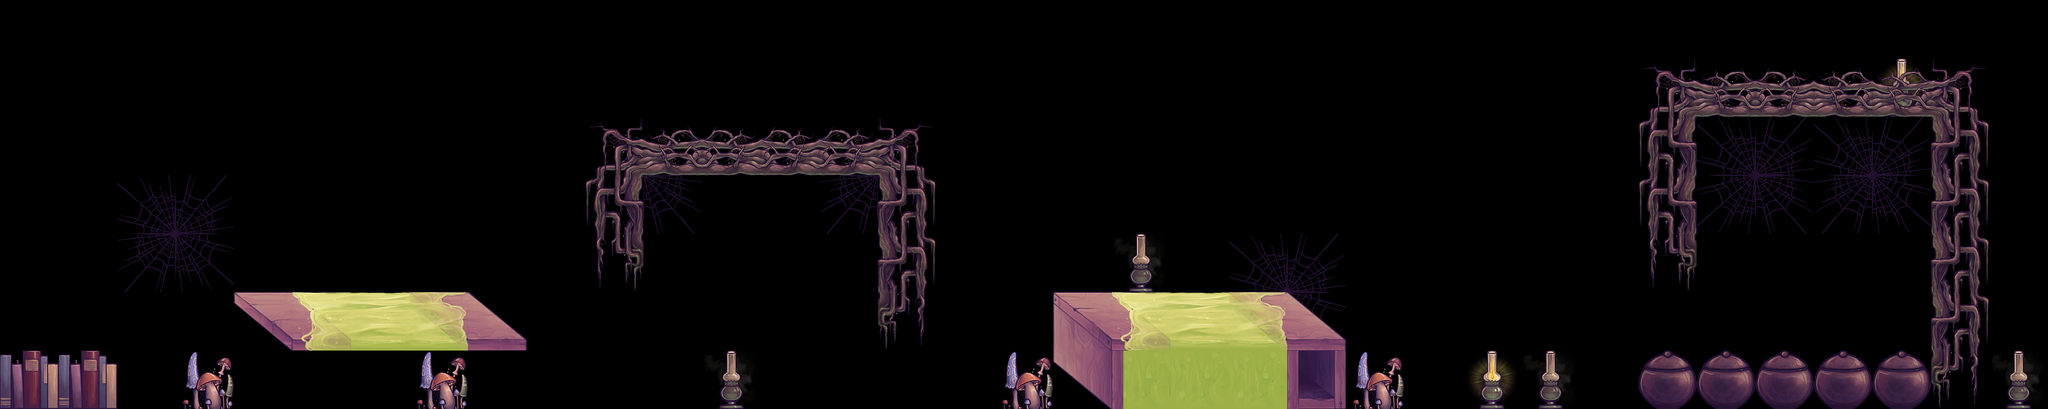

This game map was drawn from its Tiled (.tmx) file and the tilesets committed beside it. A one-line description and the trimmed map source follow:
An orthogonal 35x7 tile map with 95x95 px tiles, 5 tile layers (background, background 2, platforms, foreground, ...), 2 hidden layers not drawn, 4 tilesets.

<map version="1.0" orientation="orthogonal" renderorder="right-down" width="35" height="7" tilewidth="95" tileheight="95">
 <tileset firstgid="1" name="potions" tilewidth="95" tileheight="95">
  <image source="potions.png" width="380" height="95" />
  <tile id="0">
   <properties>
    <property name="color" value="orange" />
    <property name="type" value="potion" />
   </properties>
  </tile>
  <tile id="1">
   <properties>
    <property name="color" value="green" />
    <property name="type" value="potion" />
   </properties>
  </tile>
  <tile id="2">
   <properties>
    <property name="color" value="blue" />
    <property name="type" value="potion" />
   </properties>
  </tile>
  <tile id="3">
   <properties>
    <property name="color" value="pink" />
    <property name="type" value="potion" />
   </properties>
  </tile>
 </tileset>
 <tileset firstgid="5" name="tiles2" tilewidth="95" tileheight="95">
  <image source="tiles2.png" width="475" height="665" />
  <tile id="30">
   <properties>
    <property name="emitter" value="poison-circles.p" />
    <property name="obstacle" value="deadly" />
   </properties>
  </tile>
  <tile id="31">
   <properties>
    <property name="emitter" value="poison-circles.p" />
    <property name="obstacle" value="deadly" />
   </properties>
  </tile>
  <tile id="32">
   <properties>
    <property name="emitter" value="poison-circles.p" />
    <property name="obstacle" value="deadly" />
   </properties>
  </tile>
  <tile id="33">
   <properties>
    <property name="obstacle" value="deadly" />
   </properties>
  </tile>
 </tileset>
 <tileset firstgid="40" name="enemies" tilewidth="95" tileheight="95">
  <image source="enemies.png" width="190" height="95" />
  <tile id="0">
   <properties>
    <property name="name" value="fly" />
    <property name="type" value="enemy" />
   </properties>
  </tile>
  <tile id="1">
   <properties>
    <property name="name" value="spider" />
    <property name="type" value="enemy" />
   </properties>
  </tile>
 </tileset>
 <tileset firstgid="42" name="ingredients" tilewidth="95" tileheight="95">
  <image source="ingredients.png" width="285" height="95" />
  <tile id="0">
   <properties>
    <property name="name" value="ingredient_sour-1" />
    <property name="type" value="ingredient" />
   </properties>
  </tile>
  <tile id="1">
   <properties>
    <property name="name" value="ingredient_sour-2" />
    <property name="type" value="ingredient" />
   </properties>
  </tile>
  <tile id="2">
   <properties>
    <property name="name" value="ingredient_sour-3" />
    <property name="type" value="ingredient" />
   </properties>
  </tile>
 </tileset>
 <layer name="background" width="35" height="7">
  <data>[245 cells, 22 non-empty, 9 distinct tile ids]</data>
 </layer>
 <layer name="background 2" width="35" height="7">
  <data>[245 cells, 2 non-empty, 1 distinct tile ids]</data>
 </layer>
 <layer name="platforms" width="35" height="7">
  <properties>
   <property name="platforms" value="true" />
   <property name="z-index" value="0" />
  </properties>
  <data>[245 cells, 8 non-empty, 5 distinct tile ids]</data>
 </layer>
 <layer name="foreground" width="35" height="7">
  <properties>
   <property name="z-index" value="60" />
  </properties>
  <data>[245 cells, 42 non-empty, 6 distinct tile ids]</data>
 </layer>
 <layer name="obstacles" width="35" height="7">
  <properties>
   <property name="events" value="true" />
  </properties>
  <data>[245 cells, 2 non-empty, 1 distinct tile ids]</data>
 </layer>
 <layer name="enemies" width="35" height="7" visible="0">
  <properties>
   <property name="events" value="true" />
  </properties>
  <data>[245 cells, 3 non-empty, 2 distinct tile ids]</data>
 </layer>
 <layer name="potions" width="35" height="7" visible="0">
  <properties>
   <property name="events" value="true" />
  </properties>
  <data>[245 cells, 6 non-empty, 5 distinct tile ids]</data>
 </layer>
</map>
